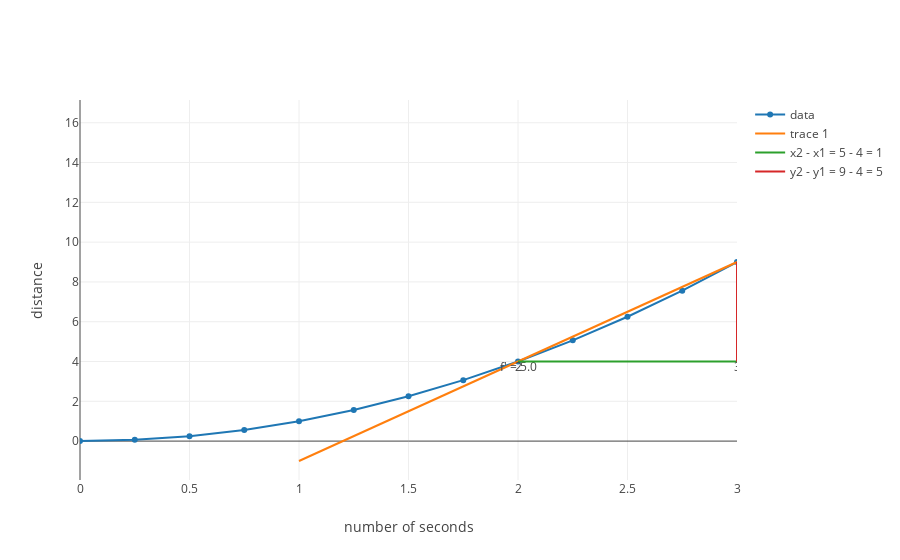

Notebook source saved alongside this figure:
### Markdown cell above
This is **the problem:**

* in our formula of $ f'(x) = \frac{f(x_1 + \Delta x) - f(x_1)}{\Delta x} $, we are seeing the rate of change not just where x = 2, but from the period from $x = 2$ to $x = 3$.

### Code cell
tangent_x_squared_longer = tangent_line_delta(x_squared, 2, 2, 1)
plot([trace_x_squared, tangent_x_squared_longer, x_squared_delta_x, x_squared_delta_f], layout)

### Figure 1 — Plotly figure (JSON) as saved in the notebook; plotly's stock layout.template omitted (floating-point values rounded to 4 significant figures)
{"data": [{"mode": "line", "name": "data", "text": [], "x": [0, 0.25, 0.5, 0.75, 1, 1.25, 1.5, 1.75, 2, 2.25, 2.5, 2.75, 3, 3.25, 3.5, 3.75, 4], "y": [0, 0.0625, 0.25, 0.5625, 1, 1.562, 2.25, 3.062, 4, 5.062, 6.25, 7.562, 9, 10.56, 12.25, 14.06, 16]}, {"mode": "text+lines", "text": ["", "f' = 5.0", ""], "textposition": "bottom", "x": [1, 2, 3], "y": [-1, 4, 9]}, {"mode": "lines+text", "name": "x2 - x1 = 5 - 4 = 1", "text": ["2", "3"], "textposition": "bottom", "x": [2, 3], "y": [4, 4]}, {"mode": "lines+text", "name": "y2 - y1 = 9 - 4 = 5", "text": ["4", "9"], "textposition": "right", "x": [3, 3], "y": [4, 9]}], "layout": {"xaxis": {"range": [0, 3], "title": "number of seconds"}, "yaxis": {"title": "distance"}}}
